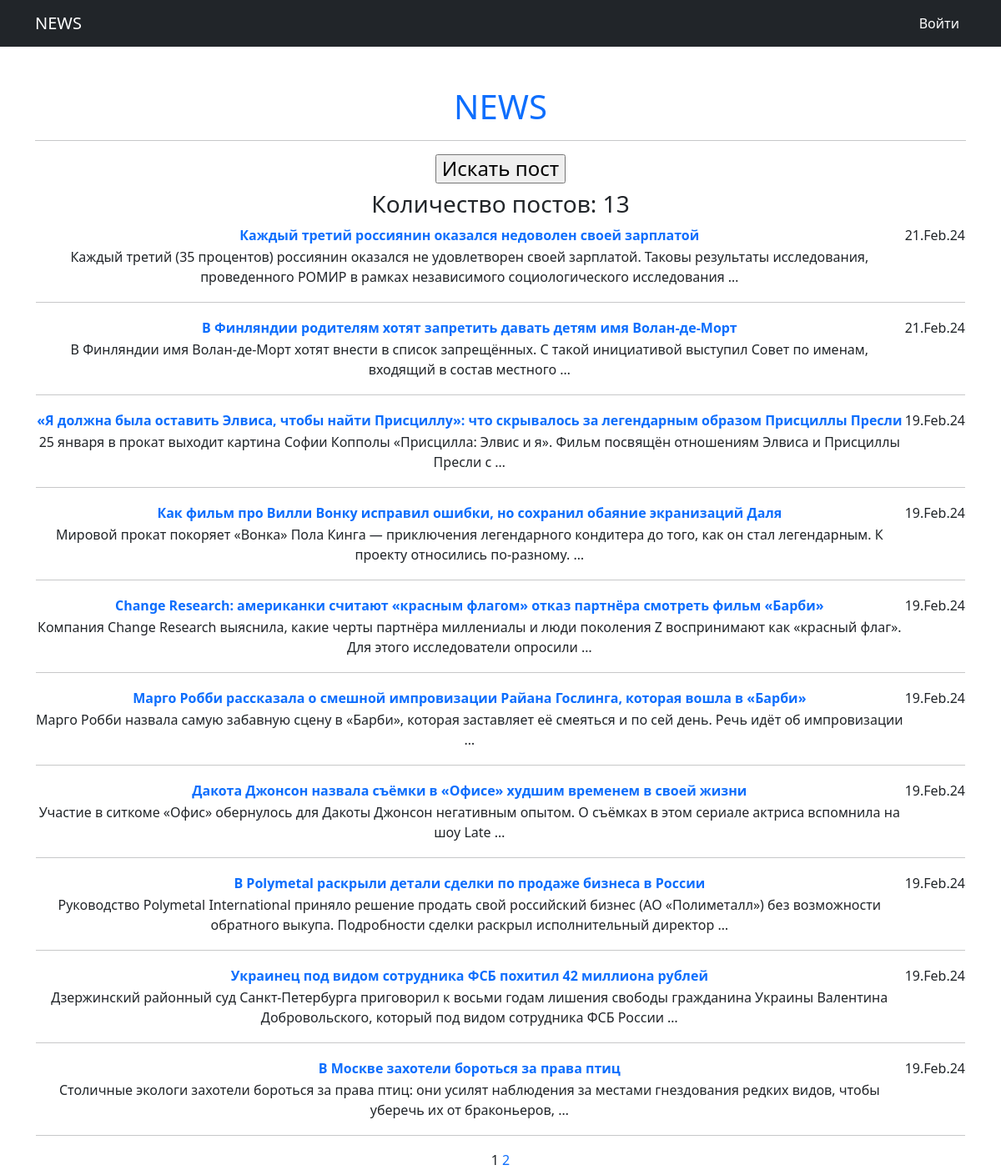
Page /news/ on the committed database.
### news/models.py (models this page shows, shortened)
class Post(models.Model):
    articlePost = 'A'
    newsPost = 'N'
    TYPES = [
        (articlePost, 'Статья'),
        (newsPost, 'Новость')
    ]
    typePost = models.CharField(max_length=2, choices=TYPES, default=newsPost)
    dataPost = models.DateTimeField(auto_now_add=True)
    namePost = models.CharField(max_length=255)
    textPost = models.TextField()
    ratingPost = models.IntegerField(default=0)
    author = models.ForeignKey(Author, on_delete=models.CASCADE)
    category = models.ManyToManyField(Category, through='PostCategory')

### news/views.py (the view)
# urls.py: path('', PostList.as_view(), name='post_list'),
class PostList(ListView):
    model = Post
    ordering = '-dataPost'
    template_name = 'newslist.html'
    context_object_name = 'newslist'
    paginate_by = 10
    def get_context_data(self, **kwargs):
        context = super().get_context_data()
        context['total_post'] = Post.objects.count()
        return context

### news/templatetags/custom_filters.py (called while the page is built)
@register.filter()
def censor(value):
    if isinstance(value, str):
        for i in CENSOR_WORDS:
            value = value.replace(i[1:], '*' * len(i[1:]))
        return value
    else:
        raise ValueError('Переменная не строкового типа сорри')

### news/templatetags/custom_tags.py (called while the page is built)
@register.simple_tag(takes_context=True)
def url_replace(context, **kwargs):
    d = context['request'].GET.copy()
    for k, v in kwargs.items():
        d[k] = v
    return d.urlencode()

### templates/newslist.html (shortened to what this page needs)
{% extends 'flatpages/default.html' %}
{% load custom_filters %}
{% load custom_tags %}
{% block content %}
   <h4><a href="search/"><input type="button" value="Искать пост"/></a></h4>
    <h3>Количество постов: {{ total_post }}</h3>
    {% if newslist %}
        <table>
            {% for newlist in newslist %}
            <tr>
                <td>
                    <a href="{{ newlist.pk }}">
                    <b>{{ newlist.namePost|censor }}</b></a>
                </td>
                <td>
                    {{ newlist.dataPost|date:'d.M.y' }}
                </td>
            </tr>
            <tr>
                <td>
                    {{ newlist.textPost|truncatewords:20|censor }}
                </td>
            </tr>
            <tr>
                <td colspan="3">
                    <hr>
                </td>
            </tr>
            {% endfor %}
        </table>
    {% else %}
        <h2>Постов нет :(</h2>
    {% endif %}
    {{ page_obj.number }}
    {% if page_obj.has_next %}
        <a href="?{% url_replace page=page_obj.next_page_number %}">{{page_obj.next_page_number}}</a>
    {% endif %}
{% endblock content %}

### rows in the picture
Post: namePost|censor "Каждый третий россиянин оказался недоволен своей зарплатой", dataPost "21.Feb.24", textPost|censor "Каждый третий (35 процентов) россиянин оказался не удовлетворен своей зарплатой. Таковы результаты исследования, проведенного РОМИР в рамках независимого социологического исследования …"
Post: namePost|censor "В Финляндии родителям хотят запретить давать детям имя Волан-де-Морт", dataPost "21.Feb.24", textPost|censor "В Финляндии имя Волан-де-Морт хотят внести в список запрещённых. С такой инициативой выступил Совет по именам, входящий в состав местного …"
Post: namePost|censor "«Я должна была оставить Элвиса, чтобы найти Присциллу»: что скрывалось за легендарным образом Присциллы Пресли", dataPost "19.Feb.24", textPost|censor "25 января в прокат выходит картина Софии Копполы «Присцилла: Элвис и я». Фильм посвящён отношениям Элвиса и Присциллы Пресли с …"
Post: namePost|censor "Как фильм про Вилли Вонку исправил ошибки, но сохранил обаяние экранизаций Даля", dataPost "19.Feb.24", textPost|censor "Мировой прокат покоряет «Вонка» Пола Кинга — приключения легендарного кондитера до того, как он стал легендарным. К проекту относились по-разному. …"
Post: namePost|censor "Change Research: американки считают «красным флагом» отказ партнёра смотреть фильм «Барби»", dataPost "19.Feb.24", textPost|censor "Компания Change Research выяснила, какие черты партнёра миллениалы и люди поколения Z воспринимают как «красный флаг». Для этого исследователи опросили …"
Post: namePost|censor "Марго Робби рассказала о смешной импровизации Райана Гослинга, которая вошла в «Барби»", dataPost "19.Feb.24", textPost|censor "Марго Робби назвала самую забавную сцену в «Барби», которая заставляет её смеяться и по сей день. Речь идёт об импровизации …"
Post: namePost|censor "Дакота Джонсон назвала съёмки в «Офисе» худшим временем в своей жизни", dataPost "19.Feb.24", textPost|censor "Участие в ситкоме «Офис» обернулось для Дакоты Джонсон негативным опытом. О съёмках в этом сериале актриса вспомнила на шоу Late …"
Post: namePost|censor "В Polymetal раскрыли детали сделки по продаже бизнеса в России", dataPost "19.Feb.24", textPost|censor "Руководство Polymetal International приняло решение продать свой российский бизнес (АО «Полиметалл») без возможности обратного выкупа. Подробности сделки раскрыл исполнительный директор …"
Post: namePost|censor "Украинец под видом сотрудника ФСБ похитил 42 миллиона рублей", dataPost "19.Feb.24", textPost|censor "Дзержинский районный суд Санкт-Петербурга приговорил к восьми годам лишения свободы гражданина Украины Валентина Добровольского, который под видом сотрудника ФСБ России …"
Post: namePost|censor "В Москве захотели бороться за права птиц", dataPost "19.Feb.24", textPost|censor "Столичные экологи захотели бороться за права птиц: они усилят наблюдения за местами гнездования редких видов, чтобы уберечь их от браконьеров, …"

### other values in the picture
{{ total_post }} "13"
{{ page_obj.number }} "1"
{{ page_obj.next_page_number }} "2"
